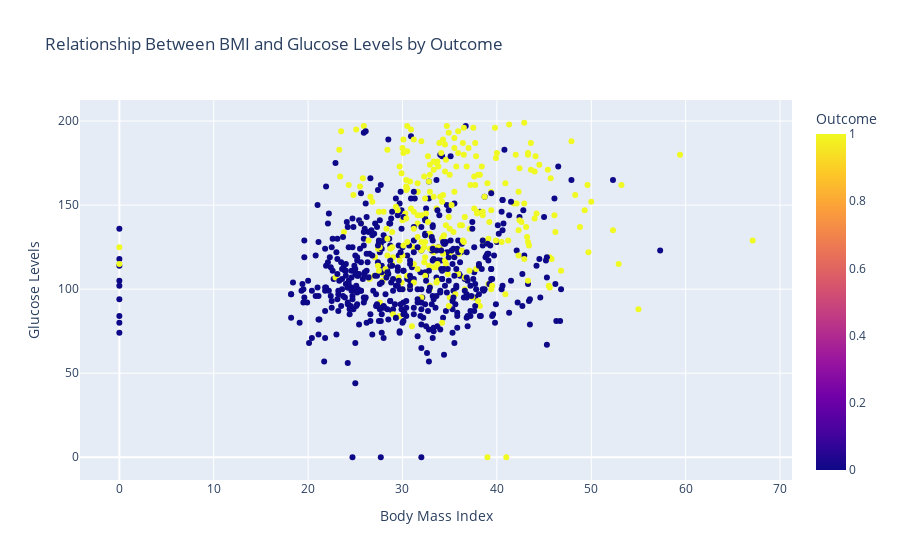

Notebook source saved alongside this figure:
### Markdown cell above
The histogram shows two distinct distributions for individuals with and without diabetes (Outcome = 1 and 0).
Individuals with diabetes tend to have higher glucose levels, with peaks around 150 and above.
Individuals without diabetes have a wider range of glucose levels but tend to cluster around lower levels, typically under 120.
This indicates that higher glucose levels might be a strong predictor of diabetes.

### Code cell
# 2. Scatter Plot: Relationship Between BMI and Diabetes Outcome
fig2 = px.scatter(df, x='BMI', y='Glucose', color='Outcome',
                  title="Relationship Between BMI and Glucose Levels by Outcome",
                  labels={'BMI': 'Body Mass Index', 'Glucose': 'Glucose Levels'},
                  hover_data=['Age', 'DiabetesPedigreeFunction'])
fig2.show()

### Figure 1 — Plotly figure (JSON) as saved in the notebook; plotly's stock layout.template omitted (floating-point values rounded to 4 significant figures; data arrays with more than 128 entries replaced by an {"elided": "..."} marker saying what was removed)
{"data": [{"customdata": {"elided": "768x2 float values"}, "hovertemplate": "Body Mass Index=%{x}<br>Glucose Levels=%{y}<br>Age=%{customdata[0]}<br>DiabetesPedigreeFunction=%{customdata[1]}<br>Outcome=%{marker.color}<extra></extra>", "legendgroup": "", "marker": {"color": {"elided": "768 int values"}, "coloraxis": "coloraxis", "symbol": "circle"}, "mode": "markers", "name": "", "orientation": "v", "showlegend": false, "type": "scatter", "x": {"elided": "768 float values"}, "xaxis": "x", "y": {"elided": "768 int values"}, "yaxis": "y"}], "layout": {"coloraxis": {"colorbar": {"title": {"text": "Outcome"}}, "colorscale": [[0, "#0d0887"], [0.1111, "#46039f"], [0.2222, "#7201a8"], [0.3333, "#9c179e"], [0.4444, "#bd3786"], [0.5556, "#d8576b"], [0.6667, "#ed7953"], [0.7778, "#fb9f3a"], [0.8889, "#fdca26"], [1, "#f0f921"]]}, "legend": {"tracegroupgap": 0}, "title": {"text": "Relationship Between BMI and Glucose Levels by Outcome"}, "xaxis": {"anchor": "y", "domain": [0, 1], "title": {"text": "Body Mass Index"}}, "yaxis": {"anchor": "x", "domain": [0, 1], "title": {"text": "Glucose Levels"}}}}
